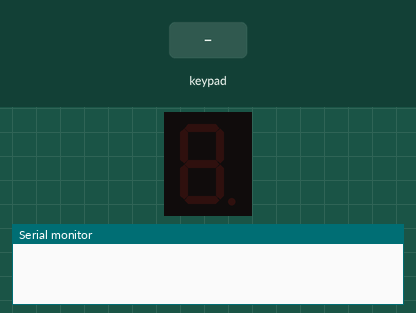
Bench run of a sketch on a simulated Arduino Uno, built with avr-gcc and run on an emulated ATmega328P. Parts: 1-digit seven-segment display, the last lines printed to the serial monitor. Wiring (inferred from the names in the program): 1-digit 7-segment display, segments lit when HIGH: segments pin 10, pin 9, pin 8, pin 7, pin 6, pin 5, pin 4. The inputs (shaded band) are chosen by the test bench. The segment pins are drawn as the display they are named for.

Above: at 1.2 s.
1.3 s: keypad keys 1 1 1 2 1 3 pressed 0.4 s apart
At 3.9 s:
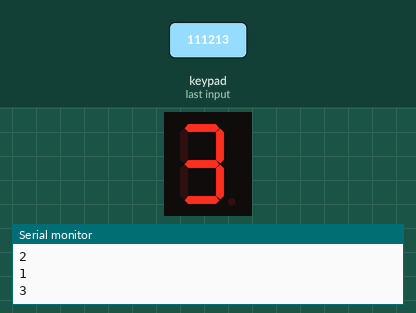
5.2 s: key '4' pressed
At 6.4 s:
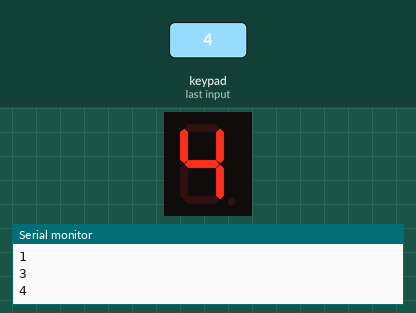
6.7 s: key '5' pressed
At 7.7 s:
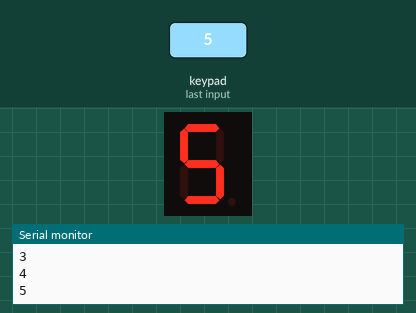
8.2 s: keypad keys 1 3 9 7 2 2 pressed 0.4 s apart
At 10.1 s:
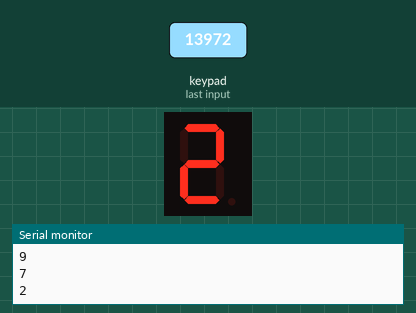
12.1 s: key '6' pressed
At 13.0 s:
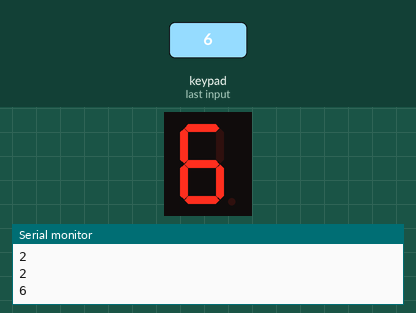
13.6 s: key '8' pressed
At 14.1 s:
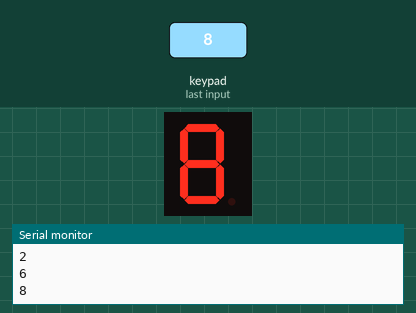
Timing chart, 0 to 16.1 s (numbered marks = the images above; inputs shaded):
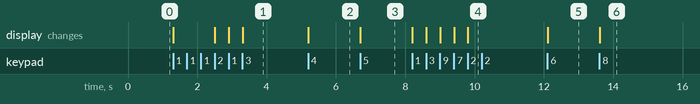

The sketch:

5.ino
```cpp
#include <Keypad.h>

const byte ROWS = 4; //four rows
const byte COLS = 3; //three columns
char keys[ROWS][COLS] = {
  {'1', '2', '3'},
  {'4', '5', '6'},
  {'7', '8', '9'},
  {'*', '0', '#'}
};
byte rowPins[ROWS] = {A1, A2, A3, A4}; //connect to the row pinouts of the keypad
byte colPins[COLS] = {11, 12, 13}; //connect to the column pinouts of the keypad

Keypad keypad = Keypad( makeKeymap(keys), rowPins, colPins, ROWS, COLS );

int a = 10;
int b = 9;
int c = 8;
int d = 7;
int e = 6;
int f = 5;
int g = 4;

void setup() {
  // put your setup code here, to run once:
  pinMode(a, OUTPUT);
  pinMode(b, OUTPUT);
  pinMode(c, OUTPUT);
  pinMode(d, OUTPUT);
  pinMode(e, OUTPUT);
  pinMode(f, OUTPUT);
  pinMode(g, OUTPUT);

  Serial.begin(9600);
}

void loop() {
  // put your main code here, to run repeatedly:
  char key = keypad.getKey();

  if (key == '0'){
    Serial.println(key);

      digitalWrite(a,HIGH);
      digitalWrite(b,HIGH);
      digitalWrite(c,HIGH);
      digitalWrite(d,HIGH);
      digitalWrite(e,HIGH);
      digitalWrite(f,HIGH);
      digitalWrite(g,LOW);
  }

  if (key == '1'){
    Serial.println(key);


      digitalWrite(a,LOW);
      digitalWrite(b,HIGH);
      digitalWrite(c,HIGH);
      digitalWrite(d,LOW);
      digitalWrite(e,LOW);
      digitalWrite(f,LOW);
      digitalWrite(g,LOW);
  }

    if (key == '2'){
    Serial.println(key);


      digitalWrite(a,HIGH);
      digitalWrite(b,HIGH);
      digitalWrite(c,LOW);
      digitalWrite(d,HIGH);
      digitalWrite(e,HIGH);
      digitalWrite(f,LOW);
      digitalWrite(g,HIGH);
    }

     if (key == '3'){
    Serial.println(key);

      digitalWrite(a,HIGH);
      digitalWrite(b,HIGH);
      digitalWrite(c,HIGH);
      digitalWrite(d,HIGH);
      digitalWrite(e,LOW);
      digitalWrite(f,LOW);
      digitalWrite(g,HIGH);

     }
    if (key == '4'){
    Serial.println(key);


      digitalWrite(a,LOW);
      digitalWrite(b,HIGH);
      digitalWrite(c,HIGH);
      digitalWrite(d,LOW);
      digitalWrite(e,LOW);
      digitalWrite(f,HIGH);
      digitalWrite(g,HIGH);

    }
    if (key == '5'){
    Serial.println(key);


      digitalWrite(a,HIGH);
      digitalWrite(b,LOW);
      digitalWrite(c,HIGH);
      digitalWrite(d,HIGH);
      digitalWrite(e,LOW);
      digitalWrite(f,HIGH);
      digitalWrite(g,HIGH);

    }
    if (key == '6'){
    Serial.println(key);


      digitalWrite(a,HIGH);
      digitalWrite(b,LOW);
      digitalWrite(c,HIGH);
      digitalWrite(d,HIGH);
      digitalWrite(e,HIGH);
      digitalWrite(f,HIGH);
      digitalWrite(g,HIGH);

    }

    if (key == '7'){
    Serial.println(key);


      digitalWrite(a,HIGH);
      digitalWrite(b,HIGH);
      digitalWrite(c,HIGH);
      digitalWrite(d,LOW);
      digitalWrite(e,LOW);
      digitalWrite(f,LOW);
      digitalWrite(g,LOW);


    }
   if (key == '8'){
    Serial.println(key);

      digitalWrite(a,HIGH);
      digitalWrite(b,HIGH);
      digitalWrite(c,HIGH);
      digitalWrite(d,HIGH);
      digitalWrite(e,HIGH);
      digitalWrite(f,HIGH);
      digitalWrite(g,HIGH);

   }

    if (key == '9'){
    Serial.println(key);

      digitalWrite(a,HIGH);
      digitalWrite(b,HIGH);
      digitalWrite(c,HIGH);
      digitalWrite(d,HIGH);
      digitalWrite(e,LOW);
      digitalWrite(f,HIGH);
      digitalWrite(g,HIGH);

    }
}
```

Measured:
- after the input at 1.3 s, the display: first changes at once (image 1 shows a later state)
- after the input at 5.2 s, the display: changes at once (image 2)
- after the input at 6.7 s, the display: changes at once (image 3)
- after the input at 8.2 s, the display: first changes at once (image 4 shows a later state)
- after the input at 12.1 s, the display: changes at once (image 5)
- after the input at 13.6 s, the display: changes at once (image 6)
